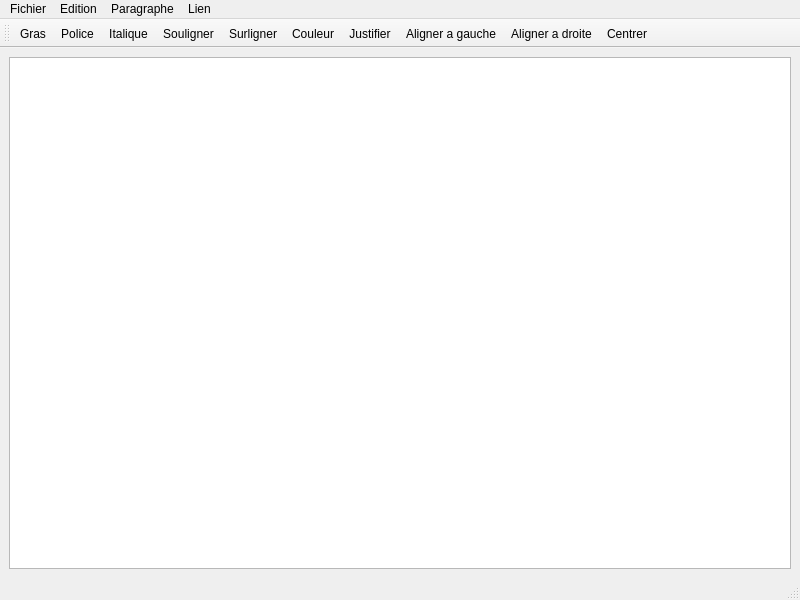
<?xml version="1.0" encoding="UTF-8"?>
<ui version="4.0">
 <class>MainWindow</class>
 <widget class="QMainWindow" name="MainWindow">
  <property name="geometry">
   <rect>
    <x>0</x>
    <y>0</y>
    <width>800</width>
    <height>600</height>
   </rect>
  </property>
  <property name="windowTitle">
   <string>MainWindow</string>
  </property>
  <widget class="QWidget" name="centralwidget">
   <layout class="QVBoxLayout" name="verticalLayout">
    <item>
     <widget class="QTextEdit" name="editeur"/>
    </item>
   </layout>
  </widget>
  <widget class="QMenuBar" name="menubar">
   <property name="geometry">
    <rect>
     <x>0</x>
     <y>0</y>
     <width>800</width>
     <height>30</height>
    </rect>
   </property>
   <widget class="QMenu" name="menuFichier">
    <property name="title">
     <string>Fichier</string>
    </property>
    <addaction name="actionNouveau"/>
    <addaction name="actionOuvrir"/>
    <addaction name="actionEnregistrer"/>
    <addaction name="actionEnregistrerSous"/>
    <addaction name="actionAPropos"/>
    <addaction name="actionQuitter"/>
   </widget>
   <widget class="QMenu" name="menuEdition">
    <property name="title">
     <string>Edition</string>
    </property>
    <addaction name="actionGras"/>
    <addaction name="actionItalique"/>
    <addaction name="actionCouleur"/>
    <addaction name="actionSurligner"/>
    <addaction name="actionPolice"/>
    <addaction name="actionSouligner"/>
   </widget>
   <widget class="QMenu" name="menuParagraphe">
    <property name="title">
     <string>Paragraphe</string>
    </property>
    <addaction name="actionAligner_a_gauche"/>
    <addaction name="actionAligner_a_droite"/>
    <addaction name="actionCentrer"/>
    <addaction name="actionJustifi"/>
   </widget>
   <widget class="QMenu" name="menuLien">
    <property name="title">
     <string>Lien</string>
    </property>
   </widget>
   <addaction name="menuFichier"/>
   <addaction name="menuEdition"/>
   <addaction name="menuParagraphe"/>
   <addaction name="menuLien"/>
  </widget>
  <widget class="QStatusBar" name="statusbar"/>
  <widget class="QToolBar" name="toolBar">
   <property name="windowTitle">
    <string>toolBar</string>
   </property>
   <property name="toolButtonStyle">
    <enum>Qt::ToolButtonStyle::ToolButtonTextBesideIcon</enum>
   </property>
   <attribute name="toolBarArea">
    <enum>TopToolBarArea</enum>
   </attribute>
   <attribute name="toolBarBreak">
    <bool>false</bool>
   </attribute>
   <addaction name="actionGras"/>
   <addaction name="actionPolice"/>
   <addaction name="actionItalique"/>
   <addaction name="actionSouligner"/>
   <addaction name="actionSurligner"/>
   <addaction name="actionCouleur"/>
   <addaction name="actionJustifi"/>
   <addaction name="actionAligner_a_gauche"/>
   <addaction name="actionAligner_a_droite"/>
   <addaction name="actionCentrer"/>
  </widget>
  <action name="actionNouveau">
   <property name="checkable">
    <bool>false</bool>
   </property>
   <property name="icon">
    <iconset>
     <normaloff>Icones/new.png</normaloff>
     <normalon>Icones/new.png</normalon>Icones/new.png</iconset>
   </property>
   <property name="text">
    <string>Nouveau</string>
   </property>
  </action>
  <action name="actionOuvrir">
   <property name="icon">
    <iconset>
     <normaloff>../images-2/open.png</normaloff>
     <normalon>Icones/open.png</normalon>../images-2/open.png</iconset>
   </property>
   <property name="text">
    <string>Ouvrir</string>
   </property>
  </action>
  <action name="actionEnregistrer">
   <property name="icon">
    <iconset>
     <normalon>Icones/save.png</normalon>
    </iconset>
   </property>
   <property name="text">
    <string>Enregistrer</string>
   </property>
  </action>
  <action name="actionEnregistrerSous">
   <property name="icon">
    <iconset>
     <normalon>Icones/save_as.png</normalon>
    </iconset>
   </property>
   <property name="text">
    <string>Enregistrer sous</string>
   </property>
  </action>
  <action name="actionGras">
   <property name="icon">
    <iconset>
     <normalon>Icones/bold.png</normalon>
    </iconset>
   </property>
   <property name="text">
    <string>Gras</string>
   </property>
  </action>
  <action name="actionItalique">
   <property name="icon">
    <iconset>
     <normalon>Icones/italic.png</normalon>
    </iconset>
   </property>
   <property name="text">
    <string>Italique</string>
   </property>
  </action>
  <action name="actionCouleur">
   <property name="icon">
    <iconset resource="Ressources.qrc">
     <normaloff>:/Icones/couleur.png</normaloff>:/Icones/couleur.png</iconset>
   </property>
   <property name="text">
    <string>Couleur</string>
   </property>
  </action>
  <action name="actionSurligner">
   <property name="icon">
    <iconset resource="Ressources.qrc">
     <normaloff>:/Icones/surligne.png</normaloff>:/Icones/surligne.png</iconset>
   </property>
   <property name="text">
    <string>Surligner</string>
   </property>
  </action>
  <action name="actionAPropos">
   <property name="icon">
    <iconset>
     <normalon>Icones/info.png</normalon>
    </iconset>
   </property>
   <property name="text">
    <string>A Propos</string>
   </property>
  </action>
  <action name="actionQuitter">
   <property name="icon">
    <iconset>
     <normalon>Icones/exit.png</normalon>
    </iconset>
   </property>
   <property name="text">
    <string>Quitter</string>
   </property>
  </action>
  <action name="actionPolice">
   <property name="icon">
    <iconset>
     <normaloff>Icones/police.png</normaloff>
     <normalon>../images-2/font.png</normalon>Icones/police.png</iconset>
   </property>
   <property name="text">
    <string>Police</string>
   </property>
  </action>
  <action name="actionSouligner">
   <property name="checkable">
    <bool>false</bool>
   </property>
   <property name="icon">
    <iconset resource="Ressources.qrc">
     <normaloff>:/Icones/underline.png</normaloff>
     <normalon>Icones/underline.png</normalon>:/Icones/underline.png</iconset>
   </property>
   <property name="text">
    <string>Souligner</string>
   </property>
  </action>
  <action name="actionParagraphe">
   <property name="text">
    <string>Paragraphe</string>
   </property>
  </action>
  <action name="actionAligner_a_gauche">
   <property name="icon">
    <iconset resource="Ressources.qrc">
     <normaloff>:/Icones/gauche.png</normaloff>:/Icones/gauche.png</iconset>
   </property>
   <property name="text">
    <string>Aligner a gauche</string>
   </property>
  </action>
  <action name="actionAligner_a_droite">
   <property name="icon">
    <iconset resource="Ressources.qrc">
     <normaloff>:/Icones/droite.png</normaloff>:/Icones/droite.png</iconset>
   </property>
   <property name="text">
    <string>Aligner a droite</string>
   </property>
  </action>
  <action name="actionCentrer">
   <property name="icon">
    <iconset resource="Ressources.qrc">
     <normaloff>:/Icones/centre.png</normaloff>:/Icones/centre.png</iconset>
   </property>
   <property name="text">
    <string>Centrer</string>
   </property>
  </action>
  <action name="actionJustifi">
   <property name="icon">
    <iconset resource="Ressources.qrc">
     <normaloff>:/Icones/justifier.png</normaloff>:/Icones/justifier.png</iconset>
   </property>
   <property name="text">
    <string>Justifier</string>
   </property>
  </action>
 </widget>
 <resources>
  <include location="Ressources.qrc"/>
 </resources>
 <connections/>
</ui>
